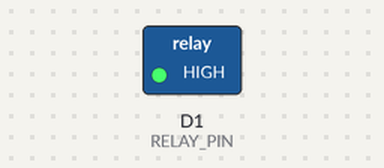
The sketch below on a simulated ESP8266 (NodeMCU). On the bench: switched loads named in the sketch (green lamp = pin HIGH).

Above: at 2.5 s.
At 7.5 s:
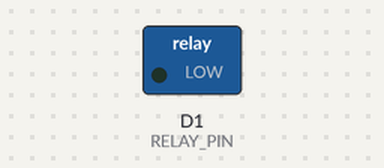
Timing chart, 0 to 13.0 s (numbered marks = the images above):
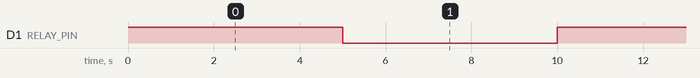

The sketch:

functions.ino
```cpp
#include <ESP8266WiFi.h>

// Define GPIO pin connected to the relay module
#define RELAY_PIN D1

void setup() {
  // Set relay pin as output
  pinMode(RELAY_PIN, OUTPUT);
}

void loop() {
  // Turn on the fan (close relay)
  digitalWrite(RELAY_PIN, HIGH);
  delay(5000); // Keep the fan on for 5 seconds

  // Turn off the fan (open relay)
  digitalWrite(RELAY_PIN, LOW);
  delay(5000); // Wait for 5 seconds before turning on the fan again
}
```

Measured:
- by itself, D1 (RELAY_PIN): alternates HIGH for 5.0 s and LOW for 5.0 s
